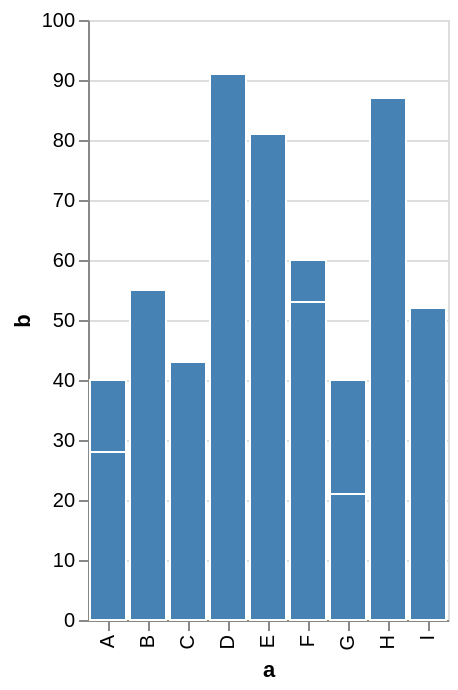

The specification (Vega-Lite) saved for this image:
### Vega-Lite specification from a JSON file in a GitHub repository (floating-point values rounded to 4 significant figures)
{"$schema": "https://vega.github.io/schema/vega-lite/v4.json", "description": "A simple bar chart with embedded data.", "background": "white", "data": {"values": [{"a": "A", "b": 28}, {"a": "A", "b": 12}, {"a": "B", "b": 55}, {"a": "C", "b": 43}, {"a": "D", "b": 91}, {"a": "E", "b": 81}, {"a": "F", "b": 53}, {"a": "F", "b": 7}, {"a": "G", "b": 21}, {"a": "G", "b": 19}, {"a": "H", "b": 87}, {"a": "I", "b": 52}]}, "mark": "bar", "encoding": {"x": {"field": "a", "type": "ordinal"}, "y": {"field": "b", "type": "quantitative", "stack": true}, "fill": {"value": "steelblue"}, "stroke": {"value": "white"}}, "autosize": {"type": "pad"}}
